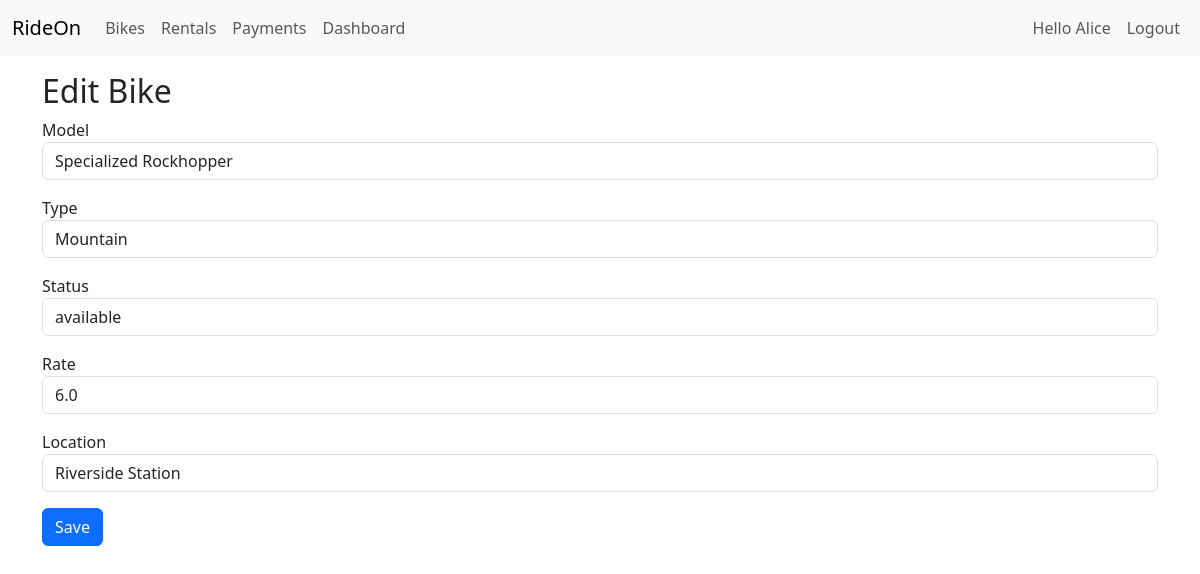
Page /bikes/edit/3 (signed in) on the committed database.
### app.py (models this page shows, shortened)
class Customer(db.Model, UserMixin):
    __tablename__ = 'customers'
    customer_id = db.Column(db.Integer, primary_key=True)
    first_name = db.Column(db.String(80))
    last_name = db.Column(db.String(80))
    email = db.Column(db.String(120), unique=True, nullable=False)
    phone = db.Column(db.String(20))
    password_hash = db.Column(db.String(255), nullable=False)

class Bike(db.Model):
    __tablename__ = 'bikes'
    bike_id = db.Column(db.Integer, primary_key=True)
    model = db.Column(db.String(120))
    type = db.Column(db.String(80))
    status = db.Column(db.String(40))
    rental_rate = db.Column(db.Float)
    location_id = db.Column(db.Integer, db.ForeignKey('locations.location_id'))

class Location(db.Model):
    __tablename__ = 'locations'
    location_id = db.Column(db.Integer, primary_key=True)
    location_name = db.Column(db.String(120))
    address = db.Column(db.String(255))

### app.py (the view)
@app.route('/bikes/edit/<int:bike_id>', methods=['GET','POST'])
@login_required
def edit_bike(bike_id):
    b = Bike.query.get_or_404(bike_id)
    if request.method == 'POST':
        b.model = request.form['model']; b.type = request.form['type']
        b.status = request.form['status']; b.rental_rate = float(request.form['rental_rate'] or 0)
        b.location_id = int(request.form.get('location_id') or 0)
        db.session.commit(); flash('Bike updated', 'success'); return redirect(url_for('bikes'))
    locs = Location.query.all(); return render_template('bike_edit.html', bike=b, locations=locs)

### app.py (called while the page is built)
@login_manager.user_loader
def load_user(user_id):
    return Customer.query.get(int(user_id))

### templates/bike_edit.html
{% extends "base.html" %}{% block content %}<h2>{% if bike %}Edit{% else %}Create{% endif %} Bike</h2>
<form method="post"><div class="mb-3"><label>Model</label><input class="form-control" name="model" value="{{ bike.model if bike else '' }}"></div>
<div class="mb-3"><label>Type</label><input class="form-control" name="type" value="{{ bike.type if bike else '' }}"></div>
<div class="mb-3"><label>Status</label><input class="form-control" name="status" value="{{ bike.status if bike else 'available' }}"></div>
<div class="mb-3"><label>Rate</label><input class="form-control" name="rental_rate" value="{{ bike.rental_rate if bike else '' }}"></div>
<div class="mb-3"><label>Location</label><select class="form-control" name="location_id"><option value="">--select--</option>{% for l in locations %}<option value="{{ l.location_id }}" {% if bike and bike.location_id==l.location_id %}selected{% endif %}>{{ l.location_name }}</option>{% endfor %}</select></div>
<button class="btn btn-primary">Save</button></form>{% endblock %}

### templates/base.html (shortened to what this page needs)
<!doctype html>
<html>
  <head>
    <link href="https://cdn.jsdelivr.net/npm/bootstrap@5.3.0/dist/css/bootstrap.min.css" rel="stylesheet">
  </head>
  <body>
    <nav class="navbar navbar-expand-lg navbar-light bg-light mb-3">
      <div class="container-fluid">
        <a class="navbar-brand" href="{{ url_for('bikes') }}">RideOn</a>
        <div class="collapse navbar-collapse">
          <ul class="navbar-nav me-auto mb-2 mb-lg-0">
            {% if current_user.is_authenticated %}
            <li class="nav-item"><a class="nav-link" href="{{ url_for('bikes') }}">Bikes</a></li>
            <li class="nav-item"><a class="nav-link" href="{{ url_for('rentals_list') }}">Rentals</a></li>
            <li class="nav-item"><a class="nav-link" href="{{ url_for('payments_list') }}">Payments</a></li>
            <li class="nav-item"><a class="nav-link" href="{{ url_for('dashboard') }}">Dashboard</a></li>
            {% endif %}
          </ul>
          <ul class="navbar-nav ms-auto">
            {% if current_user.is_authenticated %}
              <li class="nav-item"><span class="nav-link">Hello {{ current_user.first_name }}</span></li>
              <li class="nav-item"><a class="nav-link" href="{{ url_for('logout') }}">Logout</a></li>
            {% else %}
              <li class="nav-item"><a class="nav-link" href="{{ url_for('login') }}">Login</a></li>
              <li class="nav-item"><a class="nav-link" href="{{ url_for('register') }}">Register</a></li>
            {% endif %}
          </ul>
        </div>
      </div>
    </nav>
    <div class="container">
      {% block content %}{% endblock %}
    </div>
  </body>
</html>

### rows in the picture
Customer: first_name "Alice"
Bike: model "Specialized Rockhopper", type "Mountain", status "available", rental_rate "6.0", location_id "Riverside Station"
